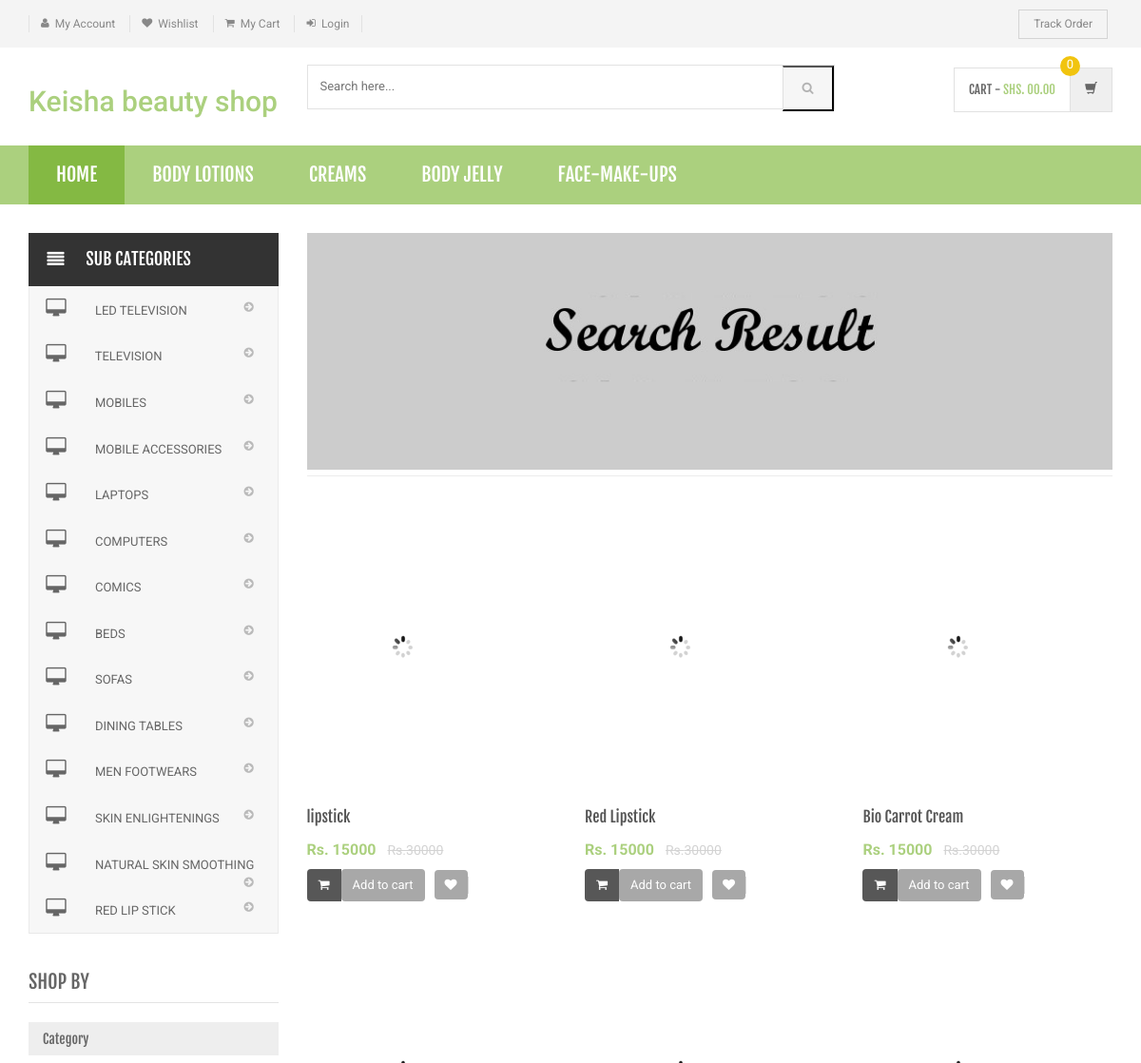
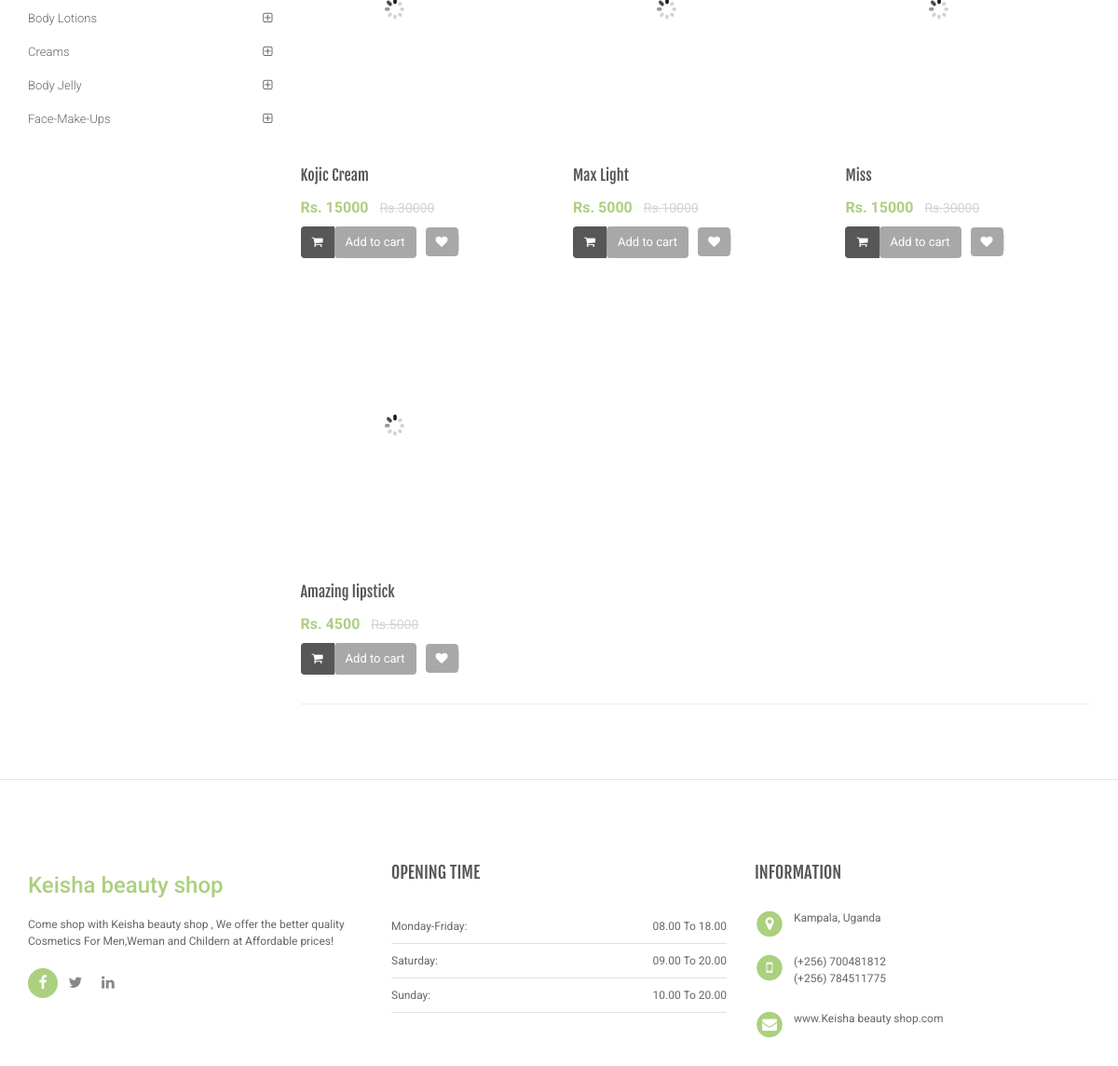
Screenshot of /search-result.php with the database file from the repository (2 pictures, top to bottom).
### tables this page shows
CREATE TABLE IF NOT EXISTS `category` (
  `id` int(11) NOT NULL AUTO_INCREMENT,
  `categoryName` varchar(255) DEFAULT NULL,
  `categoryDescription` longtext DEFAULT NULL,
  `creationDate` timestamp NOT NULL DEFAULT current_timestamp(),
  `updationDate` varchar(255) DEFAULT NULL,
  PRIMARY KEY (`id`)
);

CREATE TABLE IF NOT EXISTS `subcategory` (
  `id` int(11) NOT NULL AUTO_INCREMENT,
  `categoryid` int(11) DEFAULT NULL,
  `subcategory` varchar(255) DEFAULT NULL,
  `creationDate` timestamp NULL DEFAULT current_timestamp(),
  `updationDate` varchar(255) DEFAULT NULL,
  PRIMARY KEY (`id`)
);

CREATE TABLE IF NOT EXISTS `products` (
  `id` int(11) NOT NULL AUTO_INCREMENT,
  `category` int(11) NOT NULL,
  `subCategory` int(11) DEFAULT NULL,
  `productName` varchar(255) DEFAULT NULL,
  `productCompany` varchar(255) DEFAULT NULL,
  `productPrice` int(11) DEFAULT NULL,
  `productPriceBeforeDiscount` int(11) DEFAULT NULL,
  `productDescription` longtext DEFAULT NULL,
  `productImage1` varchar(255) DEFAULT NULL,
  `productImage2` varchar(255) DEFAULT NULL,
  `productImage3` varchar(255) DEFAULT NULL,
  `shippingCharge` int(11) DEFAULT NULL,
  `productAvailability` varchar(255) DEFAULT NULL,
  `postingDate` timestamp NULL DEFAULT current_timestamp(),
  `updationDate` varchar(255) DEFAULT NULL,
  PRIMARY KEY (`id`)
);

### search-result.php (the view, shortened to what this page needs)
<?php
include('includes/config.php');
$find="%{$_POST['product']}%";
?>
<!DOCTYPE html>
<html lang="en">
	<head>
	    <link rel="stylesheet" href="assets/css/bootstrap.min.css">
	    <link rel="stylesheet" href="assets/css/main.css">
	    <link rel="stylesheet" href="assets/css/green.css">
	    <link rel="stylesheet" href="assets/css/owl.carousel.css">
		<link rel="stylesheet" href="assets/css/owl.transitions.css">
		<link href="assets/css/lightbox.css" rel="stylesheet">
		<link rel="stylesheet" href="assets/css/animate.min.css">
		<link rel="stylesheet" href="assets/css/rateit.css">
		<link rel="stylesheet" href="assets/css/bootstrap-select.min.css">
		<link rel="stylesheet" href="assets/css/config.css">
		<link href="assets/css/green.css" rel="alternate stylesheet" title="Green color">
		<link href="assets/css/blue.css" rel="alternate stylesheet" title="Blue color">
		<link href="assets/css/red.css" rel="alternate stylesheet" title="Red color">
		<link href="assets/css/orange.css" rel="alternate stylesheet" title="Orange color">
		<link href="assets/css/dark-green.css" rel="alternate stylesheet" title="Darkgreen color">
		<link rel="stylesheet" href="assets/css/font-awesome.min.css">
	</head>
    <body class="cnt-home">
<header class="header-style-1">
<?php include('includes/top-header.php');?>
<?php include('includes/main-header.php');?>
<?php include('includes/menu-bar.php');?>
</header>
<div class="body-content outer-top-xs">
	<div class='container'>
		<div class='row outer-bottom-sm'>
			<div class='col-md-3 sidebar'>
<div class="side-menu animate-dropdown outer-bottom-xs">
<div class="side-menu animate-dropdown outer-bottom-xs">
    <div class="head"><i class="icon fa fa-align-justify fa-fw"></i>Sub Categories</div>
    <nav class="yamm megamenu-horizontal" role="navigation">
        <ul class="nav">
            <li class="dropdown menu-item">
              <?php $sql=mysqli_query($con,"select id,subcategory  from subcategory");
while($row=mysqli_fetch_array($sql))
{
    ?>
                <a href="sub-category.php?scid=<?php echo $row['id'];?>" class="dropdown-toggle"><i class="icon fa fa-desktop fa-fw"></i>
                <?php echo $row['subcategory'];?></a>
                <?php }?>
</li>
</ul>
    </nav>
</div>
</div>
	            <div class="sidebar-module-container">
	            	<h3 class="section-title">shop by</h3>
	            	<div class="sidebar-filter">
<div class="sidebar-widget wow fadeInUp outer-bottom-xs ">
	<div class="widget-header m-t-20">
		<h4 class="widget-title">Category</h4>
	</div>
	<div class="sidebar-widget-body m-t-10">
	         <?php $sql=mysqli_query($con,"select id,categoryName  from category");
while($row=mysqli_fetch_array($sql))
{
    ?>
		<div class="accordion">
	    	<div class="accordion-group">
	            <div class="accordion-heading">
	                <a href="category.php?cid=<?php echo $row['id'];?>"  class="accordion-toggle collapsed">
	                   <?php echo $row['categoryName'];?>
	                </a>
	            </div>
	        </div>
	    </div>
	    <?php } ?>
	</div>
</div>
	            	</div>
	            </div>
            </div>
			<div class='col-md-9'>
	<div id="category" class="category-carousel hidden-xs">
		<div class="item">
			<div class="image">
				<img src="assets/images/banners/cat-banner-3.jpg" alt="" class="img-responsive">
			</div>
		</div>
</div>
				<div class="search-result-container">
					<div id="myTabContent" class="tab-content">
						<div class="tab-pane active " id="grid-container">
							<div class="category-product  inner-top-vs">
								<div class="row">
			<?php
$ret=mysqli_query($con,"select * from products where productName like '$find'");
$num=mysqli_num_rows($ret);
if($num>0)
{
while ($row=mysqli_fetch_array($ret))
{?>
		<div class="col-sm-6 col-md-4 wow fadeInUp">
			<div class="products">
	<div class="product">
		<div class="product-image">
			<div class="image">
				<a href="product-details.php?pid=<?php echo htmlentities($row['id']);?>"><img  src="assets/images/blank.gif" data-echo="admin/productimages/<?php echo htmlentities($row['id']);?>/<?php echo htmlentities($row['productImage1']);?>" alt="" width="200" height="300"></a>
			</div>
		</div>
		<div class="product-info text-left">
			<h3 class="name"><a href="product-details.php?pid=<?php echo htmlentities($row['id']);?>"><?php echo htmlentities($row['productName']);?></a></h3>
			<div class="product-price">
				<span class="price">
					Rs. <?php echo htmlentities($row['productPrice']);?>			</span>
										     <span class="price-before-discount">Rs.<?php echo htmlentities($row['productPriceBeforeDiscount']);?></span>
			</div>
		</div>
					<div class="cart clearfix animate-effect">
				<div class="action">
					<ul class="list-unstyled">
						<li class="add-cart-button btn-group">
					<?php if($row['productAvailability']=='In Stock'){?>
										<button class="btn btn-primary icon" data-toggle="dropdown" type="button">
								<i class="fa fa-shopping-cart"></i>
							</button>
							<a href="category.php?page=product&action=add&id=<?php echo $row['id']; ?>">
							<button class="btn btn-primary" type="button">Add to cart</button></a>
								<?php } else {?>
							<div class="action" style="color:red">Out of Stock</div>
					<?php } ?>
						</li>
		                <li class="lnk wishlist">
							<a class="add-to-cart" href="category.php?pid=<?php echo htmlentities($row['id'])?>&&action=wishlist" title="Wishlist">
								 <i class="icon fa fa-heart"></i>
							</a>
						</li>
					</ul>
				</div>
			</div>
			</div>
			</div>
		</div>
	  <?php } } else {?>
		<div class="col-sm-6 col-md-4 wow fadeInUp"> <h3>No Product Found</h3>
		</div>
<?php } ?>
										</div>
							</div>
						</div>
				</div>
			</div>
		</div></div>
</div>
</div>
<?php include('includes/footer.php');?>
</body>
</html>

### includes/menu-bar.php (shortened to what this page needs)
<div class="header-nav animate-dropdown">
    <div class="container">
        <div class="yamm navbar navbar-default" role="navigation">
            <div class="nav-bg-class">
                <div class="navbar-collapse collapse" id="mc-horizontal-menu-collapse">
	<div class="nav-outer">
		<ul class="nav navbar-nav">
			<li class="active dropdown yamm-fw">
				<a href="index.php" data-hover="dropdown" class="dropdown-toggle">Home</a>
			</li>
              <?php $sql=mysqli_query($con,"select id,categoryName  from category limit 6");
while($row=mysqli_fetch_array($sql))
{
    ?>
			<li class="dropdown yamm">
				<a href="category.php?cid=<?php echo $row['id'];?>"> <?php echo $row['categoryName'];?></a>
			</li>
			<?php } ?>
		</ul>
		<div class="clearfix"></div>
	</div>
</div>
            </div>
        </div>
    </div>
</div>

### rows the page displays
category: categoryName "BODY LOTIONS", categoryName "Body Lotions"
category: categoryName "CREAMS", categoryName "Creams"
category: categoryName "BODY JELLY", categoryName "Body Jelly"
category: categoryName "FACE-MAKE-UPS", categoryName "Face-Make-Ups"
subcategory: subcategory "LED TELEVISION"
subcategory: subcategory "TELEVISION"
subcategory: subcategory "MOBILES"
subcategory: subcategory "MOBILE ACCESSORIES"
subcategory: subcategory "LAPTOPS"
subcategory: subcategory "COMPUTERS"
subcategory: subcategory "COMICS"
subcategory: subcategory "BEDS"
subcategory: subcategory "SOFAS"
subcategory: subcategory "DINING TABLES"
subcategory: subcategory "MEN FOOTWEARS"
subcategory: subcategory "SKIN ENLIGHTENINGS"
subcategory: subcategory "NATURAL SKIN SMOOTHING"
subcategory: subcategory "RED LIP STICK"
products: productName "lipstick", productPrice "15000", productPriceBeforeDiscount "30000"
products: productName "Red Lipstick", productPrice "15000", productPriceBeforeDiscount "30000"
products: productName "Bio Carrot Cream", productPrice "15000", productPriceBeforeDiscount "30000"
products: productName "Kojic Cream", productPrice "15000", productPriceBeforeDiscount "30000"
products: productName "Max Light", productPrice "5000", productPriceBeforeDiscount "10000"
products: productName "Miss", productPrice "15000", productPriceBeforeDiscount "30000"
products: productName "Amazing lipstick", productPrice "4500", productPriceBeforeDiscount "5000"
